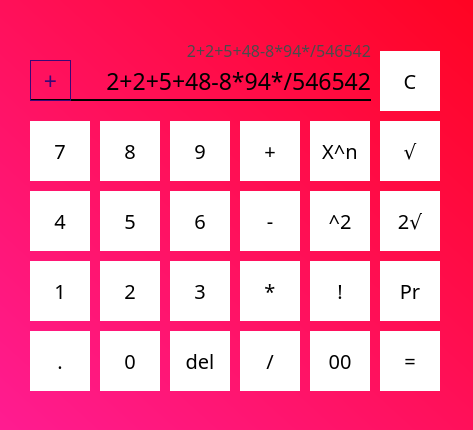
<?xml version="1.0" encoding="UTF-8"?>
<ui version="4.0">
 <class>Dialog</class>
 <widget class="QDialog" name="Dialog">
  <property name="windowModality">
   <enum>Qt::NonModal</enum>
  </property>
  <property name="geometry">
   <rect>
    <x>0</x>
    <y>0</y>
    <width>473</width>
    <height>430</height>
   </rect>
  </property>
  <property name="windowTitle">
   <string notr="true">Calc</string>
  </property>
  <property name="autoFillBackground">
   <bool>false</bool>
  </property>
  <property name="styleSheet">
   <string notr="true">background-color: qlineargradient(spread:pad, x1:1, y1:0, x2:0, y2:1, stop:0 rgba(255, 4, 34, 255), stop:1 rgba(255, 28, 145, 255));</string>
  </property>
  <widget class="QPushButton" name="n7">
   <property name="geometry">
    <rect>
     <x>30</x>
     <y>121</y>
     <width>60</width>
     <height>60</height>
    </rect>
   </property>
   <property name="font">
    <font>
     <family>Century Gothic</family>
     <pointsize>15</pointsize>
    </font>
   </property>
   <property name="autoFillBackground">
    <bool>false</bool>
   </property>
   <property name="styleSheet">
    <string notr="true">border: none;
background-color: rgb(255, 255, 255);</string>
   </property>
   <property name="text">
    <string>7</string>
   </property>
  </widget>
  <widget class="QPushButton" name="n8">
   <property name="geometry">
    <rect>
     <x>100</x>
     <y>121</y>
     <width>60</width>
     <height>60</height>
    </rect>
   </property>
   <property name="font">
    <font>
     <family>Century Gothic</family>
     <pointsize>15</pointsize>
    </font>
   </property>
   <property name="styleSheet">
    <string notr="true">border: none;
background-color: rgb(255, 255, 255);</string>
   </property>
   <property name="text">
    <string>8</string>
   </property>
  </widget>
  <widget class="QPushButton" name="n9">
   <property name="geometry">
    <rect>
     <x>170</x>
     <y>121</y>
     <width>60</width>
     <height>60</height>
    </rect>
   </property>
   <property name="font">
    <font>
     <family>Century Gothic</family>
     <pointsize>15</pointsize>
    </font>
   </property>
   <property name="styleSheet">
    <string notr="true">border: none;
background-color: rgb(255, 255, 255);</string>
   </property>
   <property name="text">
    <string>9</string>
   </property>
  </widget>
  <widget class="QPushButton" name="mAdd">
   <property name="geometry">
    <rect>
     <x>240</x>
     <y>121</y>
     <width>60</width>
     <height>60</height>
    </rect>
   </property>
   <property name="font">
    <font>
     <family>Century Gothic</family>
     <pointsize>15</pointsize>
    </font>
   </property>
   <property name="styleSheet">
    <string notr="true">border: none;
background-color: rgb(255, 255, 255);</string>
   </property>
   <property name="text">
    <string>+</string>
   </property>
  </widget>
  <widget class="QPushButton" name="mPower">
   <property name="geometry">
    <rect>
     <x>310</x>
     <y>121</y>
     <width>60</width>
     <height>60</height>
    </rect>
   </property>
   <property name="font">
    <font>
     <family>Century Gothic</family>
     <pointsize>15</pointsize>
    </font>
   </property>
   <property name="styleSheet">
    <string notr="true">border: none;
background-color: rgb(255, 255, 255);</string>
   </property>
   <property name="text">
    <string notr="true">X^n</string>
   </property>
  </widget>
  <widget class="QPushButton" name="mRoot">
   <property name="geometry">
    <rect>
     <x>380</x>
     <y>121</y>
     <width>60</width>
     <height>60</height>
    </rect>
   </property>
   <property name="font">
    <font>
     <family>Century Gothic</family>
     <pointsize>15</pointsize>
    </font>
   </property>
   <property name="styleSheet">
    <string notr="true">border: none;
background-color: rgb(255, 255, 255);</string>
   </property>
   <property name="text">
    <string>√</string>
   </property>
  </widget>
  <widget class="QPushButton" name="n5">
   <property name="geometry">
    <rect>
     <x>100</x>
     <y>191</y>
     <width>60</width>
     <height>60</height>
    </rect>
   </property>
   <property name="font">
    <font>
     <family>Century Gothic</family>
     <pointsize>15</pointsize>
    </font>
   </property>
   <property name="autoFillBackground">
    <bool>false</bool>
   </property>
   <property name="styleSheet">
    <string notr="true">border: none;
background-color: rgb(255, 255, 255);</string>
   </property>
   <property name="text">
    <string>5</string>
   </property>
  </widget>
  <widget class="QPushButton" name="n4">
   <property name="geometry">
    <rect>
     <x>30</x>
     <y>191</y>
     <width>60</width>
     <height>60</height>
    </rect>
   </property>
   <property name="font">
    <font>
     <family>Century Gothic</family>
     <pointsize>15</pointsize>
    </font>
   </property>
   <property name="autoFillBackground">
    <bool>false</bool>
   </property>
   <property name="styleSheet">
    <string notr="true">border: none;
background-color: rgb(255, 255, 255);</string>
   </property>
   <property name="text">
    <string>4</string>
   </property>
  </widget>
  <widget class="QPushButton" name="mFactorial">
   <property name="geometry">
    <rect>
     <x>310</x>
     <y>261</y>
     <width>60</width>
     <height>60</height>
    </rect>
   </property>
   <property name="font">
    <font>
     <family>Century Gothic</family>
     <pointsize>15</pointsize>
    </font>
   </property>
   <property name="autoFillBackground">
    <bool>false</bool>
   </property>
   <property name="styleSheet">
    <string notr="true">border: none;
background-color: rgb(255, 255, 255);</string>
   </property>
   <property name="text">
    <string>!</string>
   </property>
  </widget>
  <widget class="QPushButton" name="n6">
   <property name="geometry">
    <rect>
     <x>170</x>
     <y>191</y>
     <width>60</width>
     <height>60</height>
    </rect>
   </property>
   <property name="font">
    <font>
     <family>Century Gothic</family>
     <pointsize>15</pointsize>
    </font>
   </property>
   <property name="autoFillBackground">
    <bool>false</bool>
   </property>
   <property name="styleSheet">
    <string notr="true">border: none;
background-color: rgb(255, 255, 255);</string>
   </property>
   <property name="text">
    <string>6</string>
   </property>
  </widget>
  <widget class="QPushButton" name="mPrime">
   <property name="geometry">
    <rect>
     <x>380</x>
     <y>261</y>
     <width>60</width>
     <height>60</height>
    </rect>
   </property>
   <property name="font">
    <font>
     <family>Century Gothic</family>
     <pointsize>15</pointsize>
    </font>
   </property>
   <property name="autoFillBackground">
    <bool>false</bool>
   </property>
   <property name="styleSheet">
    <string notr="true">border: none;
background-color: rgb(255, 255, 255);</string>
   </property>
   <property name="text">
    <string>Pr</string>
   </property>
  </widget>
  <widget class="QPushButton" name="mSub">
   <property name="geometry">
    <rect>
     <x>240</x>
     <y>191</y>
     <width>60</width>
     <height>60</height>
    </rect>
   </property>
   <property name="font">
    <font>
     <family>Century Gothic</family>
     <pointsize>15</pointsize>
    </font>
   </property>
   <property name="autoFillBackground">
    <bool>false</bool>
   </property>
   <property name="styleSheet">
    <string notr="true">border: none;
background-color: rgb(255, 255, 255);</string>
   </property>
   <property name="text">
    <string>-</string>
   </property>
  </widget>
  <widget class="QPushButton" name="n2">
   <property name="geometry">
    <rect>
     <x>100</x>
     <y>261</y>
     <width>60</width>
     <height>60</height>
    </rect>
   </property>
   <property name="font">
    <font>
     <family>Century Gothic</family>
     <pointsize>15</pointsize>
    </font>
   </property>
   <property name="autoFillBackground">
    <bool>false</bool>
   </property>
   <property name="styleSheet">
    <string notr="true">border: none;
background-color: rgb(255, 255, 255);</string>
   </property>
   <property name="text">
    <string>2</string>
   </property>
  </widget>
  <widget class="QPushButton" name="n1">
   <property name="geometry">
    <rect>
     <x>30</x>
     <y>261</y>
     <width>60</width>
     <height>60</height>
    </rect>
   </property>
   <property name="font">
    <font>
     <family>Century Gothic</family>
     <pointsize>15</pointsize>
    </font>
   </property>
   <property name="autoFillBackground">
    <bool>false</bool>
   </property>
   <property name="styleSheet">
    <string notr="true">border: none;
background-color: rgb(255, 255, 255);</string>
   </property>
   <property name="text">
    <string>1</string>
   </property>
  </widget>
  <widget class="QPushButton" name="mSquared">
   <property name="geometry">
    <rect>
     <x>310</x>
     <y>191</y>
     <width>60</width>
     <height>60</height>
    </rect>
   </property>
   <property name="font">
    <font>
     <family>Century Gothic</family>
     <pointsize>15</pointsize>
    </font>
   </property>
   <property name="autoFillBackground">
    <bool>false</bool>
   </property>
   <property name="styleSheet">
    <string notr="true">border: none;
background-color: rgb(255, 255, 255);</string>
   </property>
   <property name="text">
    <string>^2</string>
   </property>
  </widget>
  <widget class="QPushButton" name="n3">
   <property name="geometry">
    <rect>
     <x>170</x>
     <y>261</y>
     <width>60</width>
     <height>60</height>
    </rect>
   </property>
   <property name="font">
    <font>
     <family>Century Gothic</family>
     <pointsize>15</pointsize>
    </font>
   </property>
   <property name="autoFillBackground">
    <bool>false</bool>
   </property>
   <property name="styleSheet">
    <string notr="true">border: none;
background-color: rgb(255, 255, 255);</string>
   </property>
   <property name="text">
    <string>3</string>
   </property>
  </widget>
  <widget class="QPushButton" name="mSqrt">
   <property name="geometry">
    <rect>
     <x>380</x>
     <y>191</y>
     <width>60</width>
     <height>60</height>
    </rect>
   </property>
   <property name="font">
    <font>
     <family>Century Gothic</family>
     <pointsize>15</pointsize>
    </font>
   </property>
   <property name="autoFillBackground">
    <bool>false</bool>
   </property>
   <property name="styleSheet">
    <string notr="true">border: none;
background-color: rgb(255, 255, 255);</string>
   </property>
   <property name="text">
    <string>2√</string>
   </property>
  </widget>
  <widget class="QPushButton" name="mMul">
   <property name="geometry">
    <rect>
     <x>240</x>
     <y>261</y>
     <width>60</width>
     <height>60</height>
    </rect>
   </property>
   <property name="font">
    <font>
     <family>Century Gothic</family>
     <pointsize>15</pointsize>
    </font>
   </property>
   <property name="autoFillBackground">
    <bool>false</bool>
   </property>
   <property name="styleSheet">
    <string notr="true">border: none;
background-color: rgb(255, 255, 255);</string>
   </property>
   <property name="text">
    <string>*</string>
   </property>
  </widget>
  <widget class="QPushButton" name="n0">
   <property name="geometry">
    <rect>
     <x>100</x>
     <y>331</y>
     <width>60</width>
     <height>60</height>
    </rect>
   </property>
   <property name="font">
    <font>
     <family>Century Gothic</family>
     <pointsize>15</pointsize>
    </font>
   </property>
   <property name="autoFillBackground">
    <bool>false</bool>
   </property>
   <property name="styleSheet">
    <string notr="true">border: none;
background-color: rgb(255, 255, 255);</string>
   </property>
   <property name="text">
    <string>0</string>
   </property>
  </widget>
  <widget class="QPushButton" name="dot">
   <property name="geometry">
    <rect>
     <x>30</x>
     <y>331</y>
     <width>60</width>
     <height>60</height>
    </rect>
   </property>
   <property name="font">
    <font>
     <family>Century Gothic</family>
     <pointsize>15</pointsize>
    </font>
   </property>
   <property name="autoFillBackground">
    <bool>false</bool>
   </property>
   <property name="styleSheet">
    <string notr="true">border: none;
background-color: rgb(255, 255, 255);</string>
   </property>
   <property name="text">
    <string>.</string>
   </property>
  </widget>
  <widget class="QPushButton" name="zero">
   <property name="geometry">
    <rect>
     <x>310</x>
     <y>331</y>
     <width>60</width>
     <height>60</height>
    </rect>
   </property>
   <property name="font">
    <font>
     <family>Century Gothic</family>
     <pointsize>15</pointsize>
    </font>
   </property>
   <property name="autoFillBackground">
    <bool>false</bool>
   </property>
   <property name="styleSheet">
    <string notr="true">border: none;
background-color: rgb(255, 255, 255);</string>
   </property>
   <property name="text">
    <string>00</string>
   </property>
  </widget>
  <widget class="QPushButton" name="del">
   <property name="geometry">
    <rect>
     <x>170</x>
     <y>331</y>
     <width>60</width>
     <height>60</height>
    </rect>
   </property>
   <property name="font">
    <font>
     <family>Century Gothic</family>
     <pointsize>15</pointsize>
    </font>
   </property>
   <property name="autoFillBackground">
    <bool>false</bool>
   </property>
   <property name="styleSheet">
    <string notr="true">border: none;
background-color: rgb(255, 255, 255);</string>
   </property>
   <property name="text">
    <string>del</string>
   </property>
  </widget>
  <widget class="QPushButton" name="result">
   <property name="geometry">
    <rect>
     <x>380</x>
     <y>331</y>
     <width>60</width>
     <height>60</height>
    </rect>
   </property>
   <property name="font">
    <font>
     <family>Century Gothic</family>
     <pointsize>15</pointsize>
    </font>
   </property>
   <property name="autoFillBackground">
    <bool>false</bool>
   </property>
   <property name="styleSheet">
    <string notr="true">border: none;
background-color: rgb(255, 255, 255);</string>
   </property>
   <property name="text">
    <string>=</string>
   </property>
  </widget>
  <widget class="QPushButton" name="mDiv">
   <property name="geometry">
    <rect>
     <x>240</x>
     <y>331</y>
     <width>60</width>
     <height>60</height>
    </rect>
   </property>
   <property name="font">
    <font>
     <family>Century Gothic</family>
     <pointsize>15</pointsize>
    </font>
   </property>
   <property name="autoFillBackground">
    <bool>false</bool>
   </property>
   <property name="styleSheet">
    <string notr="true">border: none;
background-color: rgb(255, 255, 255);</string>
   </property>
   <property name="text">
    <string>/</string>
   </property>
  </widget>
  <widget class="QPushButton" name="clear">
   <property name="geometry">
    <rect>
     <x>380</x>
     <y>51</y>
     <width>60</width>
     <height>60</height>
    </rect>
   </property>
   <property name="font">
    <font>
     <family>Century Gothic</family>
     <pointsize>15</pointsize>
    </font>
   </property>
   <property name="styleSheet">
    <string notr="true">border: none;
background-color: rgb(255, 255, 255);</string>
   </property>
   <property name="text">
    <string>C</string>
   </property>
  </widget>
  <widget class="QLabel" name="screen">
   <property name="geometry">
    <rect>
     <x>90</x>
     <y>60</y>
     <width>281</width>
     <height>41</height>
    </rect>
   </property>
   <property name="font">
    <font>
     <family>Century Gothic</family>
     <pointsize>17</pointsize>
     <kerning>true</kerning>
    </font>
   </property>
   <property name="statusTip">
    <string notr="true"/>
   </property>
   <property name="autoFillBackground">
    <bool>false</bool>
   </property>
   <property name="styleSheet">
    <string notr="true">background-color: rgba(255, 255, 255, 0);</string>
   </property>
   <property name="text">
    <string notr="true">2+2+5+48-8*94*/546542</string>
   </property>
   <property name="alignment">
    <set>Qt::AlignRight|Qt::AlignTrailing|Qt::AlignVCenter</set>
   </property>
  </widget>
  <widget class="Line" name="line">
   <property name="geometry">
    <rect>
     <x>30</x>
     <y>90</y>
     <width>341</width>
     <height>20</height>
    </rect>
   </property>
   <property name="font">
    <font>
     <pointsize>8</pointsize>
    </font>
   </property>
   <property name="autoFillBackground">
    <bool>false</bool>
   </property>
   <property name="styleSheet">
    <string notr="true">background-color: rgba(255, 255, 255, 0)</string>
   </property>
   <property name="frameShadow">
    <enum>QFrame::Plain</enum>
   </property>
   <property name="lineWidth">
    <number>2</number>
   </property>
   <property name="midLineWidth">
    <number>0</number>
   </property>
   <property name="orientation">
    <enum>Qt::Horizontal</enum>
   </property>
  </widget>
  <widget class="QLabel" name="opScreen">
   <property name="geometry">
    <rect>
     <x>30</x>
     <y>60</y>
     <width>41</width>
     <height>41</height>
    </rect>
   </property>
   <property name="font">
    <font>
     <family>Century Gothic</family>
     <pointsize>17</pointsize>
     <kerning>true</kerning>
    </font>
   </property>
   <property name="statusTip">
    <string notr="true"/>
   </property>
   <property name="autoFillBackground">
    <bool>false</bool>
   </property>
   <property name="styleSheet">
    <string notr="true">background-color: rgba(255, 255, 255, 0);
color:  rgb(59, 7, 118)</string>
   </property>
   <property name="frameShape">
    <enum>QFrame::Box</enum>
   </property>
   <property name="text">
    <string notr="true">+</string>
   </property>
   <property name="alignment">
    <set>Qt::AlignCenter</set>
   </property>
  </widget>
  <widget class="QLabel" name="prevScreen">
   <property name="geometry">
    <rect>
     <x>90</x>
     <y>30</y>
     <width>281</width>
     <height>41</height>
    </rect>
   </property>
   <property name="font">
    <font>
     <family>Century Gothic</family>
     <pointsize>12</pointsize>
     <kerning>true</kerning>
    </font>
   </property>
   <property name="statusTip">
    <string notr="true"/>
   </property>
   <property name="autoFillBackground">
    <bool>false</bool>
   </property>
   <property name="styleSheet">
    <string notr="true">background-color: rgba(255, 255, 255, 0);
color: rgb(75, 75, 75);</string>
   </property>
   <property name="text">
    <string notr="true">2+2+5+48-8*94*/546542</string>
   </property>
   <property name="alignment">
    <set>Qt::AlignRight|Qt::AlignTrailing|Qt::AlignVCenter</set>
   </property>
  </widget>
 </widget>
 <resources/>
 <connections/>
</ui>
